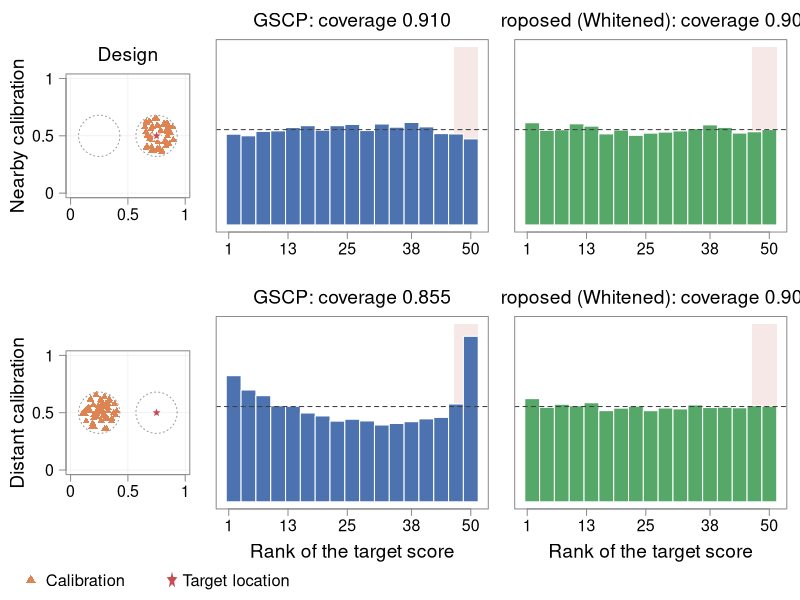

The R source for this figure:
## Figure 2: rank of the target score among the calibration scores in the two-cluster
## example, under nearby and distant calibration, for GSCP and the whitened interval.
S  <- as.matrix(read.csv("Simulation_codes/two_cluster_locations.csv"))
rk <- read.csv("Simulation_results/two_cluster_ranks.csv")
tc <- read.csv("Simulation_results/two_cluster.csv")
m <- 50; thr <- ceiling(0.9 * (m + 1)); NREP <- sum(rk$design == "nearby")
COL <- c(cal = "#DD8452", target = "#C44E52", gscp = "#4C72B0", white = "#55A868")
star <- function(x, y, r = 0.045, yscale = 1) {
  a <- pi / 2 + seq(0, 2 * pi, length.out = 11)[-11]; rr <- rep(c(r, r * 0.42), 5)
  polygon(x + rr * cos(a), y + yscale * rr * sin(a), col = COL[["target"]], border = "white") }
dir.create("Figures", showWarnings = FALSE)
png("Figures/Figure2.png", width = 2400, height = 1080, res = 190)
layout(matrix(1:6, 2, byrow = TRUE), widths = c(0.85, 1.25, 1.25))
par(oma = c(3.5, 0, 0, 0), mgp = c(3, 0.9, 0))
for (d in c("nearby", "distant")) {
  cal <- if (d == "nearby") 51:100 else 1:50
  par(mar = c(3.4, 5, 3, 1), pty = "s")
  plot(NA, xlim = c(0, 1), ylim = c(0, 1), axes = FALSE, xlab = "",
       ylab = paste(tools::toTitleCase(d), "calibration"), cex.lab = 1.75,
       main = if (d == "nearby") "Design" else "", font.main = 1, cex.main = 1.75)
  abline(h = c(0, 0.5, 1), v = c(0, 0.5, 1), col = "grey92", lwd = 0.6); box(col = "grey55")
  axis(1, at = c(0, 0.5, 1), labels = c("0", "0.5", "1"), col = "grey55", cex.axis = 1.45)
  axis(2, at = c(0, 0.5, 1), labels = c("0", "0.5", "1"), las = 1, col = "grey55", cex.axis = 1.45)
  th <- seq(0, 2 * pi, length.out = 200)
  for (c0 in list(c(0.25, 0.5), c(0.75, 0.5)))
    lines(c0[1] + 0.18 * cos(th), c0[2] + 0.18 * sin(th), lty = 3, col = "grey60")
  points(S[cal, ], pch = 17, col = COL[["cal"]], cex = 1.1); star(S[101, 1], S[101, 2], r = 0.05)
  for (meth in c("gscp", "whitened")) {
    x <- rk[rk$design == d, meth]
    cv <- tc$coverage[tc$design == d & tc$method == if (meth == "gscp") "GSCP" else "Proposed (Whitened)"]
    par(mar = c(3.4, 1, 3, 1), pty = "m")
    h <- hist(x, breaks = seq(0.5, m + 2.5, 3), plot = FALSE)
    plot(NA, xlim = c(0.5, m + 1.5), ylim = c(0, 2200), axes = FALSE, xlab = "", ylab = "",
         main = sprintf("%s: coverage %.3f", if (meth == "gscp") "GSCP" else "Proposed (Whitened)", cv),
         font.main = 1, cex.main = 1.75)
    rect(thr + 0.5, 0, m + 1.5, 2200, col = adjustcolor(COL[["target"]], 0.13), border = NA)
    rect(h$breaks[-length(h$breaks)], 0, h$breaks[-1], h$counts,
         col = COL[[if (meth == "gscp") "gscp" else "white"]], border = "white")
    abline(h = NREP / ((m + 1) / 3), lty = 2, col = "grey25")
    axis(1, at = c(1, 13, 25, 38, 50), col = "grey55", cex.axis = 1.45); box(col = "grey55")
    if (d == "distant") mtext("Rank of the target score", 1, line = 2.9, cex = 1.15)
  }
}
par(fig = c(0, 1, 0, 1), oma = c(0, 0, 0, 0), mar = c(0, 0, 0, 0), new = TRUE)
plot(NA, xlim = 0:1, ylim = 0:1, axes = FALSE, xlab = "", ylab = "")
lg <- legend("bottomleft", c("Calibration", "Target location"), pch = c(17, NA), horiz = TRUE,
             col = COL[c("cal", "target")], bty = "n", cex = 1.5, inset = c(0.02, 0))
star(lg$text$x[2] - 0.014, lg$text$y[2], r = 0.009, yscale = 2400 / 1080)
dev.off()
